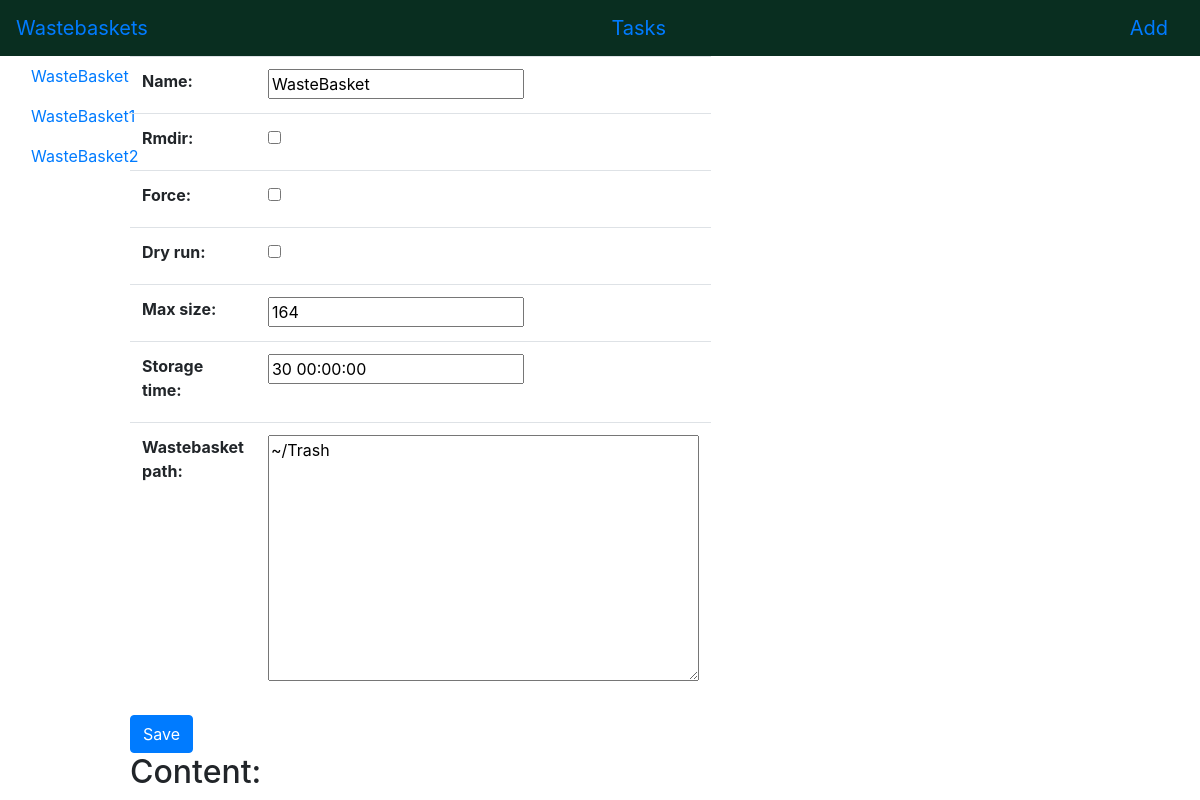
The app's page /wastebasket/1/ with its own data.
### wastebasket/models.py (models this page shows)
class WasteBasket(models.Model):
    name = models.CharField(max_length=50, default="WasteBasket")
    rmdir = models.BooleanField(default=False)
    force = models.BooleanField(default=False)
    dry_run = models.BooleanField(default=False)
    max_size = models.PositiveIntegerField(default=32)
    storage_time = models.DurationField(default=datetime.timedelta(days=30))
    wastebasket_path = models.FilePathField(path=get_full_path('~/'), allow_files=False, allow_folders=True)
    wastebasket_path = models.TextField(default='~/Trash', unique=True)
    def __unicode__(self):
        return self.name

### wastebasket/views.py (the view)
# urls.py: url(r'^wastebasket/(?P<pk>\d+)/$', views.wastebasket_detail, name='wastebasket_detail'),
def wastebasket_detail(request, pk):
    wastebasket = WasteBasket.objects.get(pk=int(pk))
    form = WasteBasketForm(instance=wastebasket)
    if request.method == "POST":
        form = WasteBasketForm(request.POST, instance=wastebasket)
        if form.is_valid():
            form.save()
            return redirect('/wastebasket/')
    wb = WasteBasketManager(
        rmdir=wastebasket.rmdir,
        force=wastebasket.force,
        dry_run=wastebasket.dry_run,
        max_size=wastebasket.max_size,
        storage_time=wastebasket.storage_time,
        wastebasket_path=wastebasket.wastebasket_path,
    )
    context = {
        'form': form,
        'wastebasket': wb,
        'wastebaskets': WasteBasket.objects.all()
        }
    return render(request, 'wastebasket/wastebasket_detail.html', context)

### wastebasket/forms.py
class WasteBasketForm(forms.ModelForm):
    class Meta:
        model = WasteBasket
        fields = ('name', 'rmdir', 'force', 'dry_run',
            'max_size', 'storage_time', 'wastebasket_path')

### wastebasket/templates/wastebasket/wastebasket_detail.html (shortened to what this page needs)
{% extends "wastebasket/wastebasket_list.html" %}
{% block detail %}
    <div class="container-fluid">
        <div class="row">
            <form method="POST">
                <div class="col-xl-6">
                    <table class="table">{{ form.as_table }}</table>
                    <button type="submit" class="btn btn-primary">
                        Save
                    </button>
                </div>
            </form>
            <div class="col-xl-6">
                <h2>Content:</h2>
            </div>
        </div>
    </div>
{% endblock %}

### wastebasket/templates/wastebasket/wastebasket_list.html (shortened to what this page needs)
{% extends "wastebasket/home.html" %}
{% block top_menubar %}
    {{ block.super }}
    <a class="navbar-brand navbar-toggler-right"  href= "{% url 'wastebasket:wastebasket_new' %}">Add</a>
{% endblock %}
{% block content %}
    {% if wastebaskets %}
        <nav class="col-xl-1 bg-faded sidebar">
            <ul class="nav nav-pills flex-column">
            {% for wb in wastebaskets %}
                <li class="nav-item">
                    <a class="nav-link" href= "{% url 'wastebasket:wastebasket_detail' wb.pk %}">
                        {{ wb }}
                    </a>
                </li>
            {% endfor %}
            </ul>
        </nav>
    {% else %}
        <div class="alert alert-warning" role="alert">
            <strong>Warning!</strong> No wastebaskets found :(
        </div>
    {% endif %}
    <div class="col-xl-11">
        {% block detail %}{% endblock %}
    </div>
{% endblock %}

### records on screen
WasteBasket: name "WasteBasket", max_size "164", storage_time "30 00:00:00", wastebasket_path "~/Trash"
WasteBasket: name "WasteBasket1"
WasteBasket: name "WasteBasket2"
